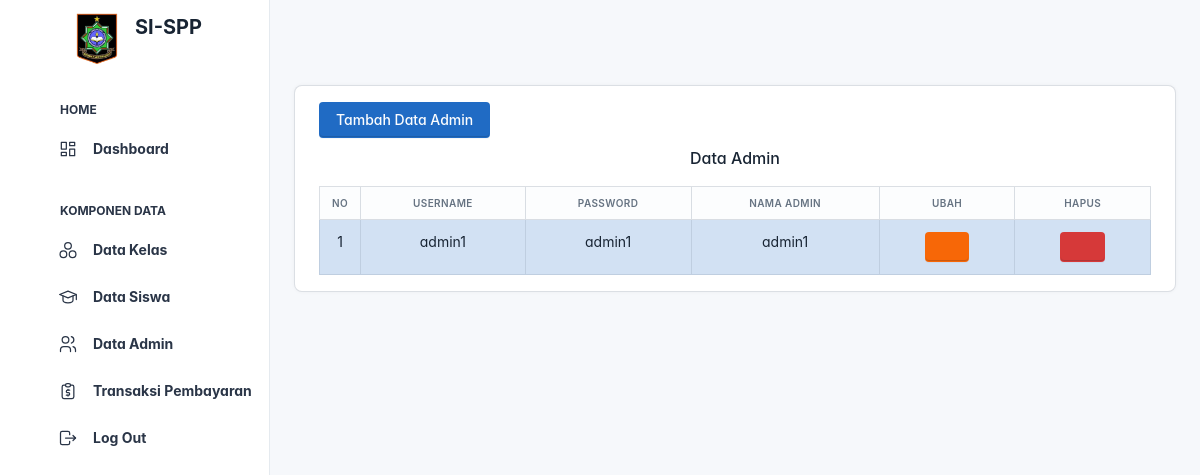
The app's page /?buka=data_admin (signed in) with its own data.
### tables this page shows
CREATE TABLE `users` (
  `id` int(11) NOT NULL,
  `username` varchar(25) NOT NULL,
  `nama` varchar(25) NOT NULL,
  `password` varchar(8) NOT NULL,
  `level` enum('Super admin') NOT NULL
);

### backend/app/function/crud/read.php (called while the page is built, shortened)
<?php
class Read
{
    public function TableAdmin()
    {
        include dirname(dirname(dirname(__DIR__))) . '/inc/connection.php';
        if (isset($_GET['id'])) {
            $id = $koneksi->real_escape_string($_GET['id']);
            $sql = "SELECT * FROM users WHERE id = '$id'";
        } else {
            $sql = "SELECT * FROM users";
        }
        $result = $koneksi->query($sql);
        $data = array();
        if ($result->num_rows > 0) {
            while ($row = $result->fetch_assoc()) {
                $data[] = $row;
            }
        }
        return $data;
    }
}

### pages/ADMIN/data_admin.php (the view)
<?php
require_once './backend/app/function/crud/read.php';
$read = new Read();
$get_data = $read->TableAdmin();
?>
<div class="card-body">
  <a href="?buka=tmbh-admin" class="btn btn-primary rounded-2">Tambah Data Admin</a>
  <h3 class="card-title mt-2 text-center">Data Admin</h3>
  <div class="table-responsive">
    <table id="example" class="table table-center table-bordered" style="width:100%">
      <thead>
        <tr>
          <th class="w-1">No</th>
          <th>Username</th>
          <th>Password</th>
          <th>Nama Admin</th>
          <th>Ubah</th>
          <th>Hapus</th>
        </tr>
      </thead>
      <tbody>
        <?php foreach ($get_data as $index => $data) : ?>
          <tr class="table-primary">
            <td><?= $index + 1; ?></td>
            <td><?= $data['username']; ?></td>
            <td><?= $data['password']; ?></td>
            <td><?= $data['nama']; ?></td>
            <td>
              <a href="?buka=ubh-admin&id=<?= $data['id']; ?>" class="btn btn-warning"><i class="ti ti-edit"></i></a>
            </td>
            <td>
              <a href="./backend/router/view.php?URL=Delet Data Admin&id=<?= $data['id']; ?>" class="btn btn-danger" onclick="return confirm('Apakah Anda Yakin Akan Menghapus Data')"><i class="ti ti-trash"></i></a>
            </td>
          </tr>
        <?php endforeach; ?>
      </tbody>
    </table>
  </div>
</div>

### includes/header.php (style rules this page uses)
:root { --tblr-font-sans-serif: 'Inter Var', -apple-system, BlinkMacSystemFont, San Francisco, Segoe UI, Roboto, Helvetica Neue, sans-serif; }
body { font-feature-settings: "cv03", "cv04", "cv11"; }

### records on screen
users: username "admin1", password "admin1", nama "admin1"
